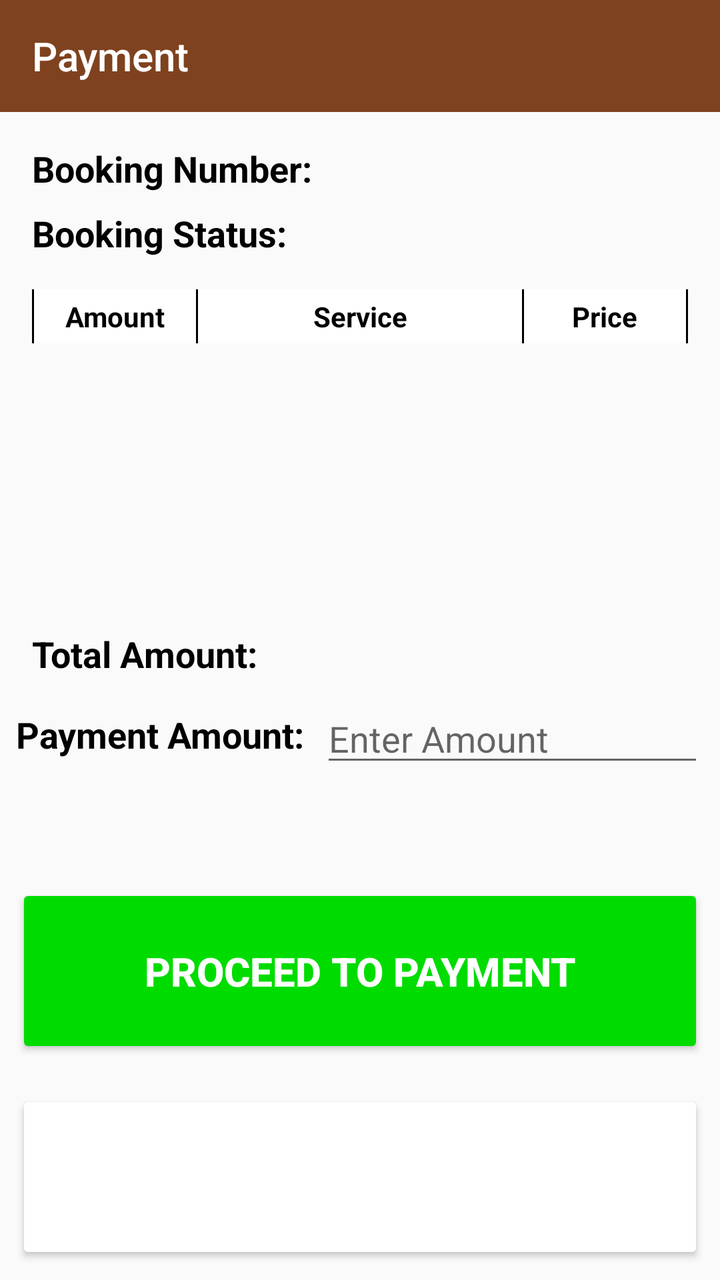
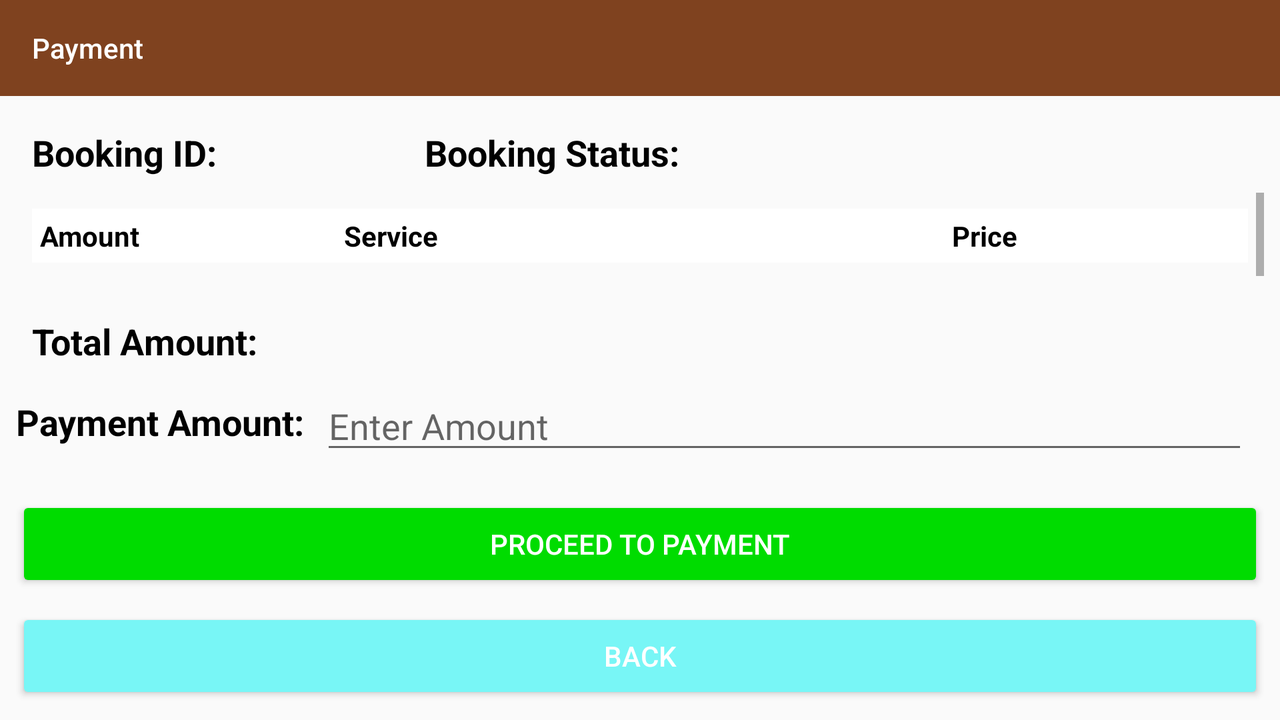

An Android layout and its configuration variant, each rendered on a device that would load it. The default file and the variant file are quoted in full after the pictures.
<!-- AndroidManifest.xml: application theme Theme.VIAMM -->
<!-- res/layout/activity_payment.xml -->
<?xml version="1.0" encoding="utf-8"?>
<androidx.constraintlayout.widget.ConstraintLayout xmlns:android="http://schemas.android.com/apk/res/android"
    xmlns:app="http://schemas.android.com/apk/res-auto"
    xmlns:tools="http://schemas.android.com/tools"
    android:id="@+id/main"
    android:layout_width="match_parent"
    android:layout_height="match_parent"
    tools:context=".PaymentActivity"
    android:background="@drawable/viamm_bg">

    <androidx.appcompat.widget.Toolbar
        android:id="@+id/toolbar"
        android:layout_width="match_parent"
        android:layout_height="?attr/actionBarSize"
        android:background="@color/toolbarColor"
        android:theme="@style/ThemeOverlay.AppCompat.Dark.ActionBar"
        app:layout_constraintTop_toTopOf="parent"
        app:popupTheme="@style/ThemeOverlay.AppCompat.Light"
        app:title="Payment" />

    <androidx.constraintlayout.widget.ConstraintLayout
        android:id="@+id/innerLayout"
        android:layout_width="0dp"
        android:layout_height="0dp"
        android:layout_margin="8dp"
        app:layout_constraintTop_toBottomOf="@id/toolbar"
        app:layout_constraintStart_toStartOf="parent"
        app:layout_constraintEnd_toEndOf="parent"
        app:layout_constraintBottom_toBottomOf="parent">

        <TextView
            android:id="@+id/tvOrderID"
            android:layout_width="wrap_content"
            android:layout_height="wrap_content"
            android:layout_marginStart="8dp"
            android:layout_marginTop="8dp"
            android:text="Booking Number:"
            android:textColor="@android:color/black"
            android:textSize="18sp"
            android:textStyle="bold"
            app:layout_constraintStart_toStartOf="parent"
            app:layout_constraintTop_toTopOf="parent" />

        <TextView
            android:id="@+id/tvOrderStatus"
            android:layout_width="wrap_content"
            android:layout_height="wrap_content"
            android:layout_marginStart="8dp"
            android:layout_marginTop="8dp"
            android:text="Booking Status:"
            android:textColor="@android:color/black"
            android:textSize="18sp"
            android:textStyle="bold"
            app:layout_constraintStart_toStartOf="parent"
            app:layout_constraintTop_toBottomOf="@id/tvOrderID" />

        <ScrollView
            android:id="@+id/sv_tbl"
            android:layout_width="0dp"
            android:layout_height="0dp"
            android:layout_marginTop="8dp"
            app:layout_constraintBottom_toTopOf="@id/tvTotalCost"
            app:layout_constraintEnd_toEndOf="parent"
            app:layout_constraintStart_toStartOf="parent"
            app:layout_constraintTop_toBottomOf="@id/tvOrderStatus">

            <TableLayout
                android:id="@+id/tblOrder"
                android:layout_width="match_parent"
                android:layout_height="wrap_content"
                android:gravity="center"
                android:padding="8dp">

                
                <TableRow android:background="@android:color/white">

                    <View
                        android:layout_width="1dp"
                        android:layout_height="match_parent"
                        android:background="@android:color/black" />

                    <TextView
                        android:layout_width="0dp"
                        android:layout_height="wrap_content"
                        android:layout_weight="1"
                        android:gravity="center_horizontal"
                        android:padding="4dp"
                        android:text="Amount"
                        android:textColor="@android:color/black"
                        android:textStyle="bold" />

                    <View
                        android:layout_width="1dp"
                        android:layout_height="match_parent"
                        android:background="@android:color/black" />

                    <TextView
                        android:layout_width="0dp"
                        android:layout_height="wrap_content"
                        android:layout_weight="2"
                        android:gravity="center_horizontal"
                        android:padding="4dp"
                        android:text="Service"
                        android:textColor="@android:color/black"
                        android:textStyle="bold" />

                    <View
                        android:layout_width="1dp"
                        android:layout_height="match_parent"
                        android:background="@android:color/black" />

                    <TextView
                        android:layout_width="0dp"
                        android:layout_height="wrap_content"
                        android:layout_weight="1"
                        android:gravity="center_horizontal"
                        android:padding="4dp"
                        android:text="Price"
                        android:textColor="@android:color/black"
                        android:textStyle="bold" />

                    <View
                        android:layout_width="1dp"
                        android:layout_height="match_parent"
                        android:background="@android:color/black" />

                </TableRow>

                

            </TableLayout>
        </ScrollView>

        <TextView
            android:id="@+id/tvTotalCost"
            android:layout_width="wrap_content"
            android:layout_height="wrap_content"
            android:layout_marginStart="8dp"
            android:layout_marginTop="24dp"
            android:text="Total Amount:"
            android:textColor="@android:color/black"
            android:textSize="18sp"
            android:textStyle="bold"
            app:layout_constraintStart_toStartOf="parent"
            app:layout_constraintTop_toBottomOf="@id/sv_tbl" />

        <TextView
            android:id="@+id/tvPaymentAmount"
            android:layout_width="wrap_content"
            android:layout_height="wrap_content"
            android:layout_marginTop="16dp"
            android:text="Payment Amount:"
            android:textColor="@android:color/black"
            android:textSize="18sp"
            android:textStyle="bold"
            app:layout_constraintStart_toStartOf="parent"
            app:layout_constraintTop_toBottomOf="@id/tvTotalCost" />

        <EditText
            android:id="@+id/etPaymentAmount"
            android:layout_width="0dp"
            android:layout_height="wrap_content"
            android:layout_marginStart="8dp"
            android:layout_marginTop="8dp"
            android:hint="Enter Amount"
            android:inputType="numberDecimal"
            app:layout_constraintStart_toEndOf="@id/tvPaymentAmount"
            app:layout_constraintEnd_toEndOf="parent"
            app:layout_constraintTop_toBottomOf="@id/tvTotalCost" />

        <TextView
            android:id="@+id/tvPaymentStatus"
            android:layout_width="wrap_content"
            android:layout_height="wrap_content"
            android:layout_marginStart="96dp"
            android:layout_marginTop="4dp"
            android:padding="8dp"
            android:textColor="@android:color/holo_red_dark"
            android:textSize="13sp"
            app:layout_constraintEnd_toEndOf="parent"
            app:layout_constraintTop_toBottomOf="@id/etPaymentAmount" />

        <Button
            android:id="@+id/btnOrderPayment"
            android:layout_width="match_parent"
            android:layout_height="wrap_content"
            android:layout_marginTop="16dp"
            android:layout_marginBottom="8dp"
            android:backgroundTint="@color/green"
            android:padding="30dp"
            android:text="Proceed to Payment"
            android:textColor="@color/white"
            android:textSize="20sp"
            android:textStyle="bold"
            app:layout_constraintBottom_toTopOf="@id/btnOrderBack"
            app:layout_constraintEnd_toEndOf="parent"
            app:layout_constraintHorizontal_bias="0.0"
            app:layout_constraintStart_toStartOf="parent"
            app:layout_constraintTop_toBottomOf="@id/tvPaymentStatus" />

        <Button
            android:id="@+id/btnOrderBack"
            android:layout_width="match_parent"
            android:layout_height="wrap_content"
            android:layout_marginTop="8dp"
            android:backgroundTint="@color/app_back"
            android:padding="30dp"
            android:text="Back"
            android:textColor="@color/white"
            android:textSize="20sp"
            android:textStyle="bold"
            app:layout_constraintTop_toBottomOf="@id/btnOrderPayment"
            app:layout_constraintStart_toStartOf="parent"
            app:layout_constraintEnd_toEndOf="parent"
            app:layout_constraintBottom_toBottomOf="parent" />

    </androidx.constraintlayout.widget.ConstraintLayout>

</androidx.constraintlayout.widget.ConstraintLayout>
<!-- resources referenced by this layout -->
<resources>
  <color name="green">#00DC00</color>
  <color name="toolbarColor">#7f421f</color>
  <color name="white">#FFFFFFFF</color>
  <!-- drawable viamm_bg (drawable) -->
  <shape xmlns:android="http://schemas.android.com/apk/res/android">
      <solid android:color="@color/app_color" />
  </shape>
  <style name="Theme.VIAMM" parent="Base.Theme.VIAMM" />
  <style name="Base.Theme.VIAMM" parent="Theme.AppCompat.DayNight.NoActionBar">
          
          
      </style>
</resources>
<!-- res/layout-land/activity_payment.xml (the repository's variant of the layout above) -->
<!-- drawn on the phone turned sideways -->
<?xml version="1.0" encoding="utf-8"?>
<androidx.constraintlayout.widget.ConstraintLayout xmlns:android="http://schemas.android.com/apk/res/android"
    xmlns:app="http://schemas.android.com/apk/res-auto"
    xmlns:tools="http://schemas.android.com/tools"
    android:id="@+id/main"
    android:layout_width="match_parent"
    android:layout_height="match_parent"
    android:background="@drawable/viamm_bg"
    tools:context=".PaymentActivity">

    <androidx.appcompat.widget.Toolbar
        android:id="@+id/toolbar"
        android:layout_width="match_parent"
        android:layout_height="?attr/actionBarSize"
        android:background="@color/toolbarColor"
        android:theme="@style/ThemeOverlay.AppCompat.Dark.ActionBar"
        app:layout_constraintTop_toTopOf="parent"
        app:popupTheme="@style/ThemeOverlay.AppCompat.Light"
        app:title="Payment" />

    <androidx.constraintlayout.widget.ConstraintLayout
        android:id="@+id/innerLayout"
        android:layout_width="0dp"
        android:layout_height="0dp"
        android:layout_margin="8dp"
        app:layout_constraintTop_toBottomOf="@id/toolbar"
        app:layout_constraintStart_toStartOf="parent"
        app:layout_constraintEnd_toEndOf="parent"
        app:layout_constraintBottom_toBottomOf="parent">

        <TextView
            android:id="@+id/tvOrderID"
            android:layout_width="wrap_content"
            android:layout_height="wrap_content"
            android:layout_marginStart="8dp"
            android:layout_marginTop="8dp"
            android:text="Booking ID:"
            android:textColor="@android:color/black"
            android:textSize="18sp"
            android:textStyle="bold"
            app:layout_constraintStart_toStartOf="parent"
            app:layout_constraintTop_toTopOf="parent" />

        <TextView
            android:id="@+id/tvOrderStatus"
            android:layout_width="wrap_content"
            android:layout_height="wrap_content"
            android:layout_marginStart="104dp"
            android:layout_marginTop="8dp"
            android:text="Booking Status:"
            android:textColor="@android:color/black"
            android:textSize="18sp"
            android:textStyle="bold"
            app:layout_constraintStart_toEndOf="@+id/tvOrderID"
            app:layout_constraintTop_toTopOf="parent" />

        <ScrollView
            android:id="@+id/sv_tbl"
            android:layout_width="0dp"
            android:layout_height="0dp"
            android:layout_marginTop="8dp"
            app:layout_constraintBottom_toTopOf="@+id/tvTotalCost"
            app:layout_constraintEnd_toEndOf="parent"
            app:layout_constraintStart_toStartOf="parent"
            app:layout_constraintTop_toBottomOf="@+id/tvOrderID">

            <TableLayout
                android:id="@+id/tblOrder"
                android:layout_width="match_parent"
                android:layout_height="wrap_content"
                android:padding="8dp">

                
                <TableRow
                    android:layout_width="match_parent"
                    android:layout_height="wrap_content"
                    android:background="@android:color/white">

                    <TextView
                        android:layout_width="0dp"
                        android:layout_height="wrap_content"
                        android:layout_weight="1"
                        android:padding="4dp"
                        android:text="Amount"
                        android:textColor="@android:color/black"
                        android:textStyle="bold" />

                    <TextView
                        android:layout_width="0dp"
                        android:layout_height="wrap_content"
                        android:layout_weight="2"
                        android:padding="4dp"
                        android:text="Service"
                        android:textColor="@android:color/black"
                        android:textStyle="bold" />

                    <TextView
                        android:layout_width="0dp"
                        android:layout_height="wrap_content"
                        android:layout_weight="1"
                        android:padding="4dp"
                        android:text="Price"
                        android:textColor="@android:color/black"
                        android:textStyle="bold" />

                </TableRow>

                
                <TableRow
                    android:layout_width="match_parent"
                    android:layout_height="wrap_content">

                    <TextView
                        android:layout_width="0dp"
                        android:layout_height="wrap_content"
                        android:layout_weight="1"
                        android:padding="4dp"
                        android:textColor="@android:color/black" />

                    <TextView
                        android:layout_width="0dp"
                        android:layout_height="wrap_content"
                        android:layout_weight="2"
                        android:padding="4dp"
                        android:textColor="@android:color/black" />

                    <TextView
                        android:layout_width="0dp"
                        android:layout_height="wrap_content"
                        android:layout_weight="1"
                        android:padding="4dp"
                        android:textColor="@android:color/black" />

                </TableRow>

                

            </TableLayout>
        </ScrollView>

        <TextView
            android:id="@+id/tvTotalCost"
            android:layout_width="wrap_content"
            android:layout_height="wrap_content"
            android:layout_marginStart="8dp"
            android:layout_marginTop="8dp"
            android:text="Total Amount:"
            android:textColor="@android:color/black"
            android:textSize="18sp"
            android:textStyle="bold"
            app:layout_constraintStart_toStartOf="parent"
            app:layout_constraintTop_toBottomOf="@id/sv_tbl" />

        <TextView
            android:id="@+id/tvPaymentAmount"
            android:layout_width="wrap_content"
            android:layout_height="wrap_content"
            android:layout_marginTop="16dp"
            android:text="Payment Amount:"
            android:textColor="@android:color/black"
            android:textSize="18sp"
            android:textStyle="bold"
            app:layout_constraintStart_toStartOf="parent"
            app:layout_constraintTop_toBottomOf="@id/tvTotalCost" />

        <EditText
            android:id="@+id/etPaymentAmount"
            android:layout_width="0dp"
            android:layout_height="wrap_content"
            android:layout_marginStart="8dp"
            android:layout_marginTop="8dp"
            android:layout_marginEnd="8dp"
            android:hint="Enter Amount"
            android:inputType="numberDecimal"
            app:layout_constraintEnd_toEndOf="parent"
            app:layout_constraintStart_toEndOf="@id/tvPaymentAmount"
            app:layout_constraintTop_toBottomOf="@id/tvTotalCost" />

        <Button
            android:id="@+id/btnOrderPayment"
            android:layout_width="0dp"
            android:layout_height="wrap_content"
            android:layout_marginTop="16dp"
            android:backgroundTint="@color/green"
            android:text="Proceed to Payment"
            android:textColor="@color/white"
            app:layout_constraintBottom_toTopOf="@id/btnOrderBack"
            app:layout_constraintEnd_toEndOf="parent"
            app:layout_constraintStart_toStartOf="parent"
            app:layout_constraintTop_toBottomOf="@id/etPaymentAmount" />

        <Button
            android:id="@+id/btnOrderBack"
            android:layout_width="0dp"
            android:layout_height="wrap_content"
            android:layout_marginTop="8dp"
            android:backgroundTint="@color/bluegreen"
            android:text="Back"
            android:textColor="@color/white"
            app:layout_constraintBottom_toBottomOf="parent"
            app:layout_constraintEnd_toEndOf="parent"
            app:layout_constraintStart_toStartOf="parent"
            app:layout_constraintTop_toBottomOf="@id/btnOrderPayment" />

    </androidx.constraintlayout.widget.ConstraintLayout>

</androidx.constraintlayout.widget.ConstraintLayout>
<!-- resources referenced by the variant -->
<!-- as the phone turned sideways resolves them -->
<resources>
  <color name="bluegreen">#78F6F6</color>
  <color name="green">#00DC00</color>
  <color name="toolbarColor">#7f421f</color>
  <color name="white">#FFFFFFFF</color>
  <!-- drawable viamm_bg (drawable) -->
  <shape xmlns:android="http://schemas.android.com/apk/res/android">
      <solid android:color="@color/app_color" />
  </shape>
  <style name="Theme.VIAMM" parent="Base.Theme.VIAMM" />
  <style name="Base.Theme.VIAMM" parent="Theme.AppCompat.DayNight.NoActionBar">
          
          
      </style>
</resources>
